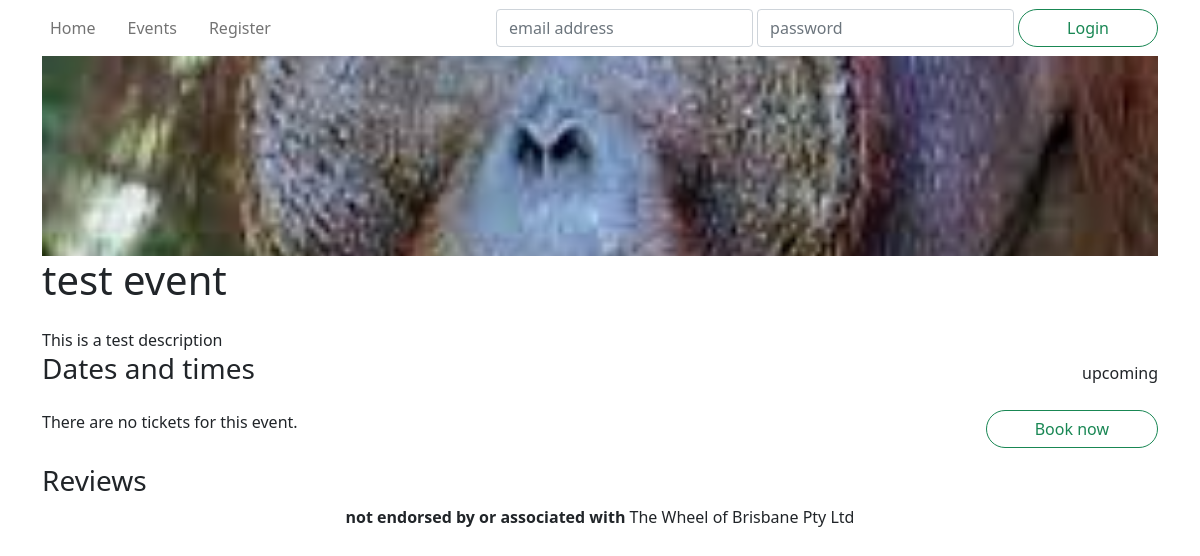
/events/10, run on an earlier commit of the app's database.
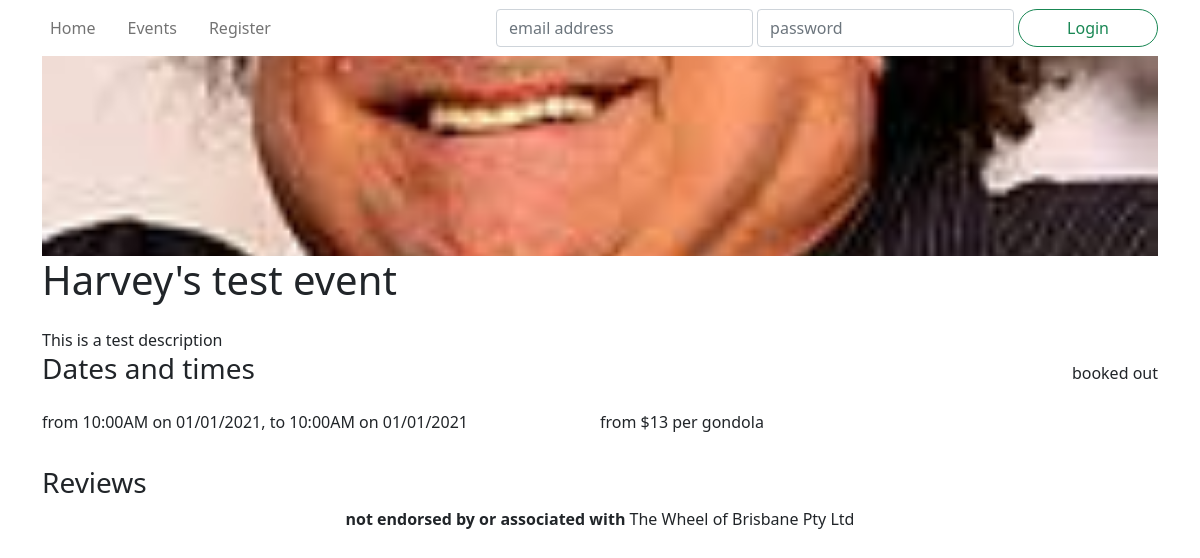
And on a later commit of the database.
### wheel/models.py (models this page shows, shortened)
class Event(db.Model):
    __tablename__ = 'events'
    id = db.Column(db.Integer, primary_key=True)
    name = db.Column(db.String(255), nullable=False)
    description = db.Column(db.Text)
    category = db.Column(db.String(40))
    status = db.Column(db.Enum('upcoming', 'inactive', 'cancelled', 'booked out'), nullable=False)
    image = db.Column(db.String(255))
    reviews = db.relationship('Review', backref='event')
    tickets = db.relationship('Ticket', backref='event')
    @staticmethod
    def get(id: int):
        return Event.query.get(id)
    def bookButton(self):
        if self.status == "upcoming":
            return True
        else:
            return False
    def getTicketsDateRange(self):
        x_min = datetime(3000,9,9)
        x_max = datetime(2000,9,9)
        test = datetime(3000,9,9)
        for x in self.tickets:
            if x.datetime < x_min:
                x_min = x.datetime
            if x.datetime > x_max:
                x_max = x.datetime
        low_date = x_min.strftime("%m/%d/%Y")
        low_time = x_min.strftime("%I:%M%p")
        high_date = x_max.strftime("%m/%d/%Y")
        high_time = x_max.strftime("%I:%M%p")
        if x_min == test:
            return "There are no tickets for this event."
        output = "from " + low_time + " on " + low_date + ",  to " + high_time + " on " + high_date
        return output
    def getTicketsPriceFrom(self):
        low_ticket = 100000
        for x in self.tickets:
            if x.price < low_ticket:
                low_ticket = x.price
        if low_ticket == 100000:
            return " "
        low = str(low_ticket)
        return "from $" + low + " per gondola"
    def getStatusColour(self):
        return {
            'upcoming': 'success',
            'inactive': 'secondary',
            'booked out': 'secondary',
            'cancelled': 'danger'
        }[self.status]
    def getBookButtonText(self):
        return {
            'upcoming': 'book now',
            'inactive': 'no tickets available',
            'booked out': 'booked out',
            'cancelled': 'cancelled'
        }[self.status]

class Ticket(db.Model):
    __tablename__ = 'tickets'
    id = db.Column(db.Integer, primary_key=True)
    datetime = db.Column(db.DateTime, nullable=False)
    price = db.Column(db.Integer, nullable=False)
    remaining = db.Column(db.Integer, nullable=False)
    event_id = db.Column(db.Integer, db.ForeignKey('events.id'))

### wheel/views.py (the view)
@events.route('/<int:id>')
def view(id):
    event = Event.get(id)
    bookform = BookEventForm()
    reviewform = PostReviewForm() # TODO: create this form
    bookform.event.data = id
    bookform.ticket.choices = list(map(lambda ticket: (ticket.id, f'${ticket.price}'), event.tickets))
    ticketssortedbytime = sorted(event.tickets, key=lambda ticket: ticket.datetime.strftime("%I:%M %p"))
    ticketsgroupedbytime = groupby(ticketssortedbytime, key=lambda ticket: ticket.datetime.strftime("%I:%M %p"))
    times = [time for time, _tickets in ticketsgroupedbytime]
    ticketssortedbydate = sorted(event.tickets, key=lambda ticket: ticket.datetime)
    ticketsgroupedbydate = groupby(ticketssortedbydate, key=lambda ticket: ticket.datetime.strftime("%d/%m/%Y"))
    dates = [[date, [time.id for time in times]] for date, times in ticketsgroupedbydate]
    return render_template('event.html', event=event, bookform=bookform, times=times, dates=dates)

### wheel/forms.py
class BookEventForm(FlaskForm):
    event = HiddenField('event')
    ticket = RadioField('Tickets', coerce=int, validators=[InputRequired()])
    qty = IntegerField('Number of Gondolas', default=1, validators=[InputRequired()])
    price = IntegerField('Total Price', default=0, validators=[InputRequired()])
    submit = SubmitField("Book now")

class PostReviewForm(FlaskForm):
    submit = SubmitField("Post review")

### wheel/templates/event.html (shortened to what this page needs)
{% extends 'base.html' %}
{% block hero %}
<div id="minihero" style="background-image: url('{{ event.image }}');"></div>
{% endblock %}
{% block title %}{{ event.name }}{% endblock %}
{% block content %}
<section>
    {{ event.description }}
</section>
<section>
    <header class="row mb-3">
        <h3 class="col">Dates and times</h3>
        <span class="col-sm-auto ms-auto my-auto">{{ event.status }}</span>
    </header>
    <div class="row mb-3">
        <div class="col-sm">
            <p class="mb-1">
                {{event.getTicketsDateRange()}}
            </p>
        </div>
        <div class="col-sm">
            <p>{{ event.getTicketsPriceFrom() }}</p>
        </div>
        <div class="col-sm-auto my-auto">
            {% if event.bookButton() %}
                    <button type="button" class="btn btn-outline-success rounded-pill px-5"
                    data-bs-toggle="modal" data-bs-target="#book" >Book now</button>
            {% endif %}
        </div>
    </div>
</section>
<section>
    <header><h3>Reviews</h3></header>
</section>
{% endblock %}

### wheel/templates/base.html (shortened to what this page needs)
<!DOCTYPE html>
<html lang="en">
<head>
    <link href="https://cdn.jsdelivr.net/npm/bootstrap@5.0.0-beta3/dist/css/bootstrap.min.css"
            rel="stylesheet">
    <link rel="stylesheet" href="/static/css/unbootstrapify.css">
</head>
<body>
    <div class="container">
        <header>
            <nav class="navbar navbar-expand-lg navbar-light justify-content-between">
                <div class="navbar-nav flex-row gap-3">
                    <a class="nav-link" href="{{ url_for('main.index') }}">Home</a>
                    <a class="nav-link" href="{{ url_for('events.viewAll') }}">Events</a>
                    {% if current_user.is_authenticated %}
                    <a class="nav-link" href="{{ url_for('main.bookings') }}">My Bookings</a>
                    {% else %}
                    <a class="nav-link" href="{{ url_for('auth.register') }}">Register</a>
                    {% endif %}
                </div>
                <div class="collapse navbar-collapse flex-grow-0" id="navbarlogin">
                    {% if not current_user.is_authenticated %}
                    <form method="POST" action="{{ url_for('auth.login') }}" class="navbar-nav flex-row gap-1">
                        <input name="email" type="text" required
                                class="form-control" placeholder="email address">
                        <input name="password" type="password" required
                                class="form-control" placeholder="password">
                        <button class="btn btn-outline-success rounded-pill px-5" type="submit">Login</button>
                    </form>
                    {% else %}
                    <form action="{{ url_for('auth.logout') }}" class="navbar-nav flex-row gap-1">
                        <button class="btn btn-outline-primary rounded-pill px-5" type="submit">Logout</button>
                    </form>
                    {% endif %}
                </div>
            </nav>
            {% block hero %}
            {% endblock %}
        </header>
        <main>
            <header class="row mb-3">
                <div class="col-md"><h1>{% block title %}{% endblock %}</h1></div>
            </header>
            {% block content %}
            {% endblock %}
        </main>
        <footer class="text-center footer"><strong>not endorsed by or associated with </strong>The Wheel of Brisbane Pty Ltd</footer>
    </div>
</body>
</html>

What changed in the data, as far as the page shows it:
changed Event "This is a test description": image: a different picture; name "test event" → "Harvey's test event"; status "upcoming" → "booked out"
added Ticket: getTicketsDateRange "from 10:00AM on 01/01/2021, to 10:00AM on 01/01/2021", getTicketsPriceFrom "from $13 per gondola"
Also different on the page:
{{ event.getTicketsDateRange() }}: "There are no tickets for this event." → (not shown)
text no longer shown: "Book now"
